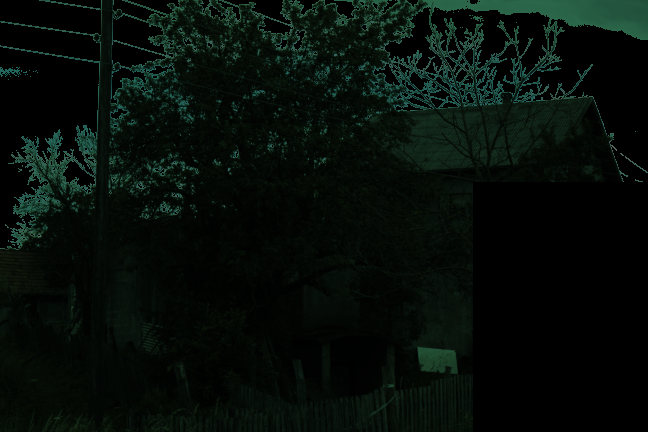
#> input picture example.png, 648 x 432 px
$ python -i gray_pixels_yang.py   (imports and definitions only)
#> lines starting #> are read from the running program, lines starting #| are printed output that depends on the picture
import numpy as np
import math
from scipy import ndimage

def localStd(channel, wsize):
    '''
    局部标准差滤波
    channel: 取过对数的单个图像通道
    wsize：局部范围
    '''

    half_height = math.floor(wsize[0]/2)
    half_width = math.floor(wsize[1]/2)

    # 计算局部标准差
    emap = np.pad(channel, [half_height, half_width], mode = 'edge') # 边缘填充

    # 局部标注差求法1（更快）
    emap_square = ndimage.uniform_filter(emap**2, wsize, mode='constant')
    emap_uniform = ndimage.uniform_filter(emap, wsize, mode='constant')
    difference = emap_square - emap_uniform**2
    difference = np.where(difference<0, 0, difference)
    contrast = np.sqrt(difference)

    # # 局部标注差求法2（慢很多）
    # contrast = ndimage.generic_filter(emap, np.std, wsize, mode='constant')

    contrast = contrast*np.sqrt((wsize[0]*wsize[1])/(wsize[0]*wsize[1]-1)) # 将总体标注差（numpy的计算方式）转为样本标准差（matlab的计算方式）
    # 均匀的位置在我这边算出来为0，在matlab算出来为一个极小数
    ex = contrast.shape[0]
    ey = contrast.shape[1]

    return contrast[half_height:ex-half_height, half_width:ey-half_width]

def derivGauss(channel, sigma):
    '''
    高斯梯度滤波
    channel: 对数运算后的单个图像通道
    sigma：滤波器半径
    '''

    gaussian_die_off = 0.000001 # 高斯分布的截断阈值
    pw = np.arange(1, 51, 1)
    ssq = sigma**2

    # 只考虑高斯函数的值大于gaussian_die_off的范围
    width = np.where(np.exp(-pw**2/(2*ssq)) > gaussian_die_off)
    if width[0].size == 0:
        width = 1
    else:
        width = width[0][-1] + 1

    # 构造高斯梯度核
    x, y = np.meshgrid(np.arange(-width, width+1, 1), np.arange(-width, width+1, 1)) # 生成网格坐标
    dgau2D = -x*np.exp(-(x**2+y**2)/(2*ssq))/(math.pi*ssq)

    # 真卷积
    ax = ndimage.filters.convolve(channel, dgau2D, mode='nearest')
    ay = ndimage.filters.convolve(channel, np.transpose(dgau2D), mode='nearest')

    return np.sqrt(ax**2 + ay**2)

def gray_idx(img, scale, method):
    '''
    灰度指标计算
    img:输入图像
    scale:滤波器尺寸
    method：edge为边缘，std为标注差
    '''
    eps = 1e-10 # 一个极小数，小于它就表示0
    rr = img.shape[0] # 高
    cc = img.shape[1] # 宽

    # 分通道，排除0，为对数运算作准备
    R = img[:, :, 0]
    G = img[:, :, 1]
    B = img[:, :, 2]
    R = np.where(R == 0, eps, R)
    G = np.where(G == 0, eps, G)
    B = np.where(B == 0, eps, B)

    if method == 'edge': # 使用边缘计算灰系数
        dr = derivGauss(np.log(R), scale)
        dg = derivGauss(np.log(G), scale)
        db = derivGauss(np.log(B), scale)
    elif method == 'std': # 使用标注差计算灰系数
        wsize = [scale, scale]
        dr = localStd(np.log(R), wsize)
        dg = localStd(np.log(G), wsize)
        db = localStd(np.log(B), wsize)
    else:
        raise NotImplementedError(f"{method}未实现，请使用'edge'或'std'方法")

    # 为避免舍入误差，将dr、dg、db中小于eps的值直接归0
    dr = np.where(dr < eps, 0, dr)
    dg = np.where(dg < eps, 0, dg)
    db = np.where(db < eps, 0, db)

    # 求相对标准差P,作为光照不变指标，越小表示越接近于灰
    data = np.array([dr.flatten(), dg.flatten(), db.flatten()])
    data_std = np.std(data, axis=0)*np.sqrt(3/2) # 将总体标注差（numpy的计算方式）转为样本标准差（matlab的计算方式）
    data_std = data_std/(np.mean(data, 0) + eps)

    # 相对标准差除以每个像素的亮度得到GI，以削弱暗像素对灰指标的影响
    data1 = np.array([R.flatten(), G.flatten(), B.flatten()])
    ps = data_std/(np.mean(data1, axis=0) + eps)
    gray_idx = np.reshape(ps, [rr, cc])
    gray_idx = gray_idx/(np.max(gray_idx) + eps)

    # 排除三个通道对比度均为0的像素
    gray_idx = np.where((dr == 0) & (dg == 0) & (db == 0), np.max(gray_idx), gray_idx)

    gray_idx = ndimage.uniform_filter(gray_idx, [7, 7], mode='wrap')
    gray_idx = np.where(gray_idx < 0, 0, gray_idx) # 因为舍入误差的存在，均匀滤波会引入负值，此处直接将负值归0
    return gray_idx

def gray_pixels(img, method = 'std', mask = None, Npre = 0.01):
    '''
    img: 待处理的图片；
    method：用于计算灰度指标的方法，edge为边缘，std为标注差;
    mask: 图片掩模,将饱和像素和色卡标记为0，用于光源估计的像素标记为1
    num_gps: 所使用的会像素占比
    '''
    num_GPS = math.floor(img.shape[0]*img.shape[1]*Npre/100) # 用于光照估计的灰像素数量

    if method == 'edge':
        sigma  = 0.5 # 论文默认参数
        grayidx = gray_idx(img,sigma, method) # 求每个像素的灰度系数
    elif method == 'std':
        grayidx = gray_idx(img, 3, method) # 求每个像素的灰度系数，3为论文默认设置
    else:
        raise NotImplementedError(f"{method} 未实现，请使用'edge'或'std'方法")

    if mask is not None:
        grayidx[~mask] = np.max(grayidx)

    tt = np.sort(grayidx, axis=None)
    Gidx = np.zeros_like(grayidx)
    Gidx[grayidx <= tt[num_GPS-1]] = 1
    Gidx = Gidx[:, :, np.newaxis]

    illu_est = np.sum(img*Gidx, axis=(0, 1))
    return illu_est

>>> import cv2
>>> picture = cv2.imread('../example.png')
#> picture is the input picture: shape (432, 648, 3); mean B, G, R 9.3, 13.8, 6
>>> result = gray_pixels(picture)
#> in gray_idx, `B = np.where(B == 0, eps, B)`:
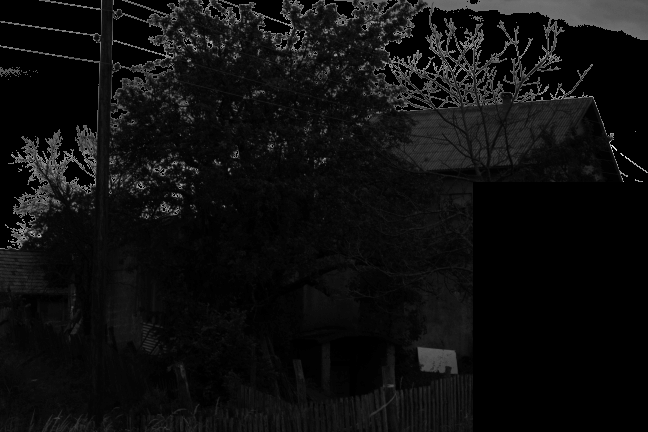
#> B: shape (432, 648) float64; min 1e-10, max 99, mean 6; drawn with min black and max white
#> in localStd, `emap_square = ndimage.uniform_filter(emap**2, wsize, mode='constant')`:
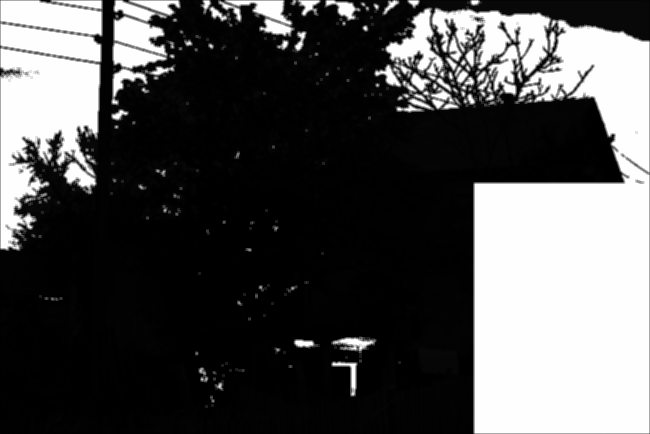
#> emap_square: shape (434, 650) float64; min -2.51e-13, max 530.2, mean 165.7; drawn with min black and max white
#> in localStd, `emap_uniform = ndimage.uniform_filter(emap, wsize, mode='constant')`:
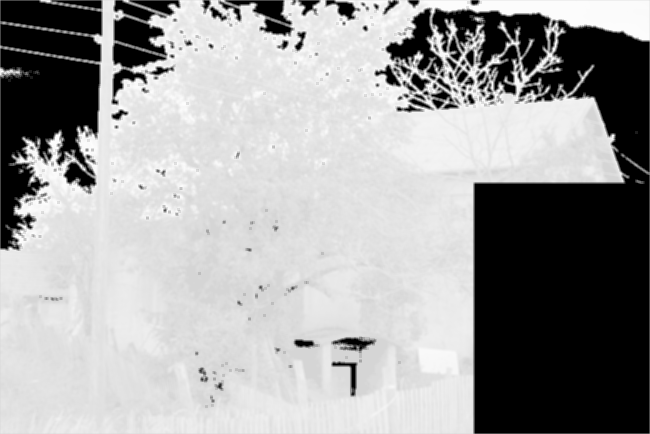
#> emap_uniform: shape (434, 650) float64; min -23.03, max 4.53, mean -5.74; drawn with min black and max white
#> in localStd (call 3), `difference = np.where(difference<0, 0, difference)`:
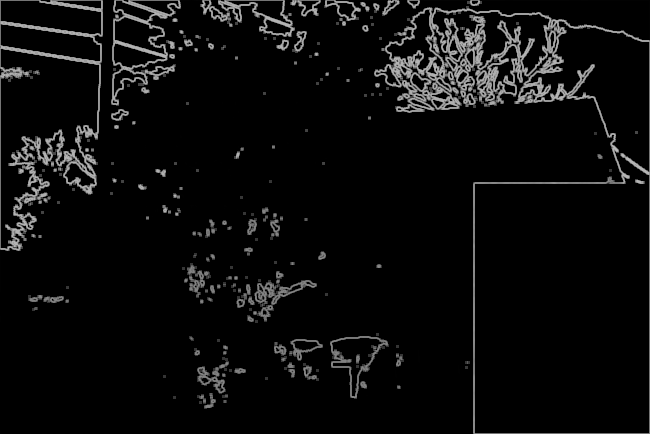
#> difference: shape (434, 650) float64; min 0, max 186.8, mean 11.9
#> in localStd (call 3), `contrast = np.sqrt(difference)`:
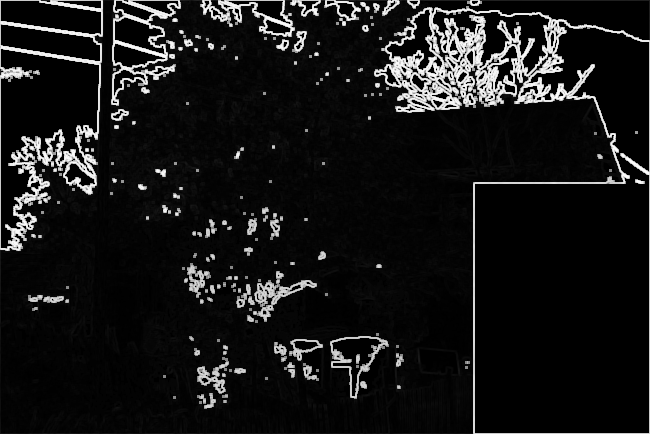
#> contrast: shape (434, 650) float64; min 0, max 13.67, mean 1.24; drawn with min black and max white
#> in localStd (call 3), `return contrast[half_height:ex-half_height, half_width:ey-half_width]`:
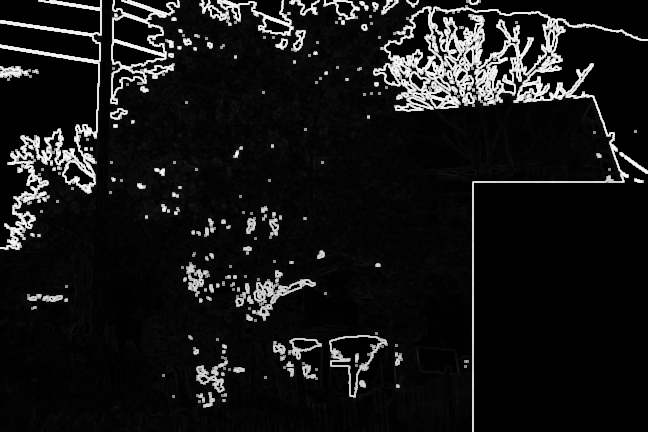
#> returned value: shape (432, 648) float64; min 0, max 14.5, mean 1.27; drawn with min black and max white
#> in gray_idx, `gray_idx = ndimage.uniform_filter(gray_idx, [7, 7], mode='wrap')`:
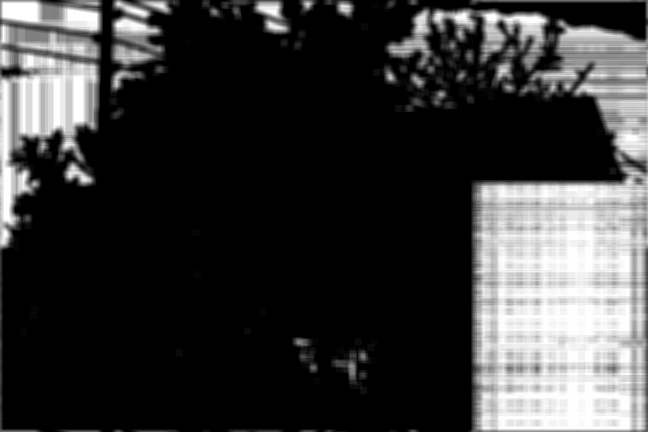
#> gray_idx: shape (432, 648) float64; min 1.58e-13, max 1, mean 0.222
#> in gray_pixels, `illu_est = np.sum(img*Gidx, axis=(0, 1))`: illu_est = [668, 1029, 464]
#> result = [668, 1029, 464]
